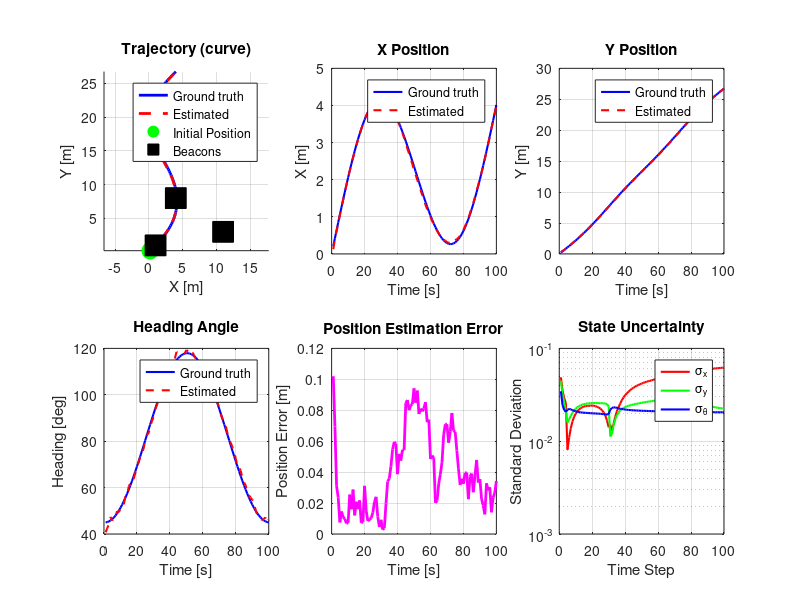

The MATLAB source for this figure:
%% Extended Kalman Filter with Differential Drive Model
% Control input: [Δd, Δβ] where Δd is distance traveled and Δβ is heading change
% Measurement model: Range and bearing to beacons

clear;
close all;
clc;

%% Vehicle and Simulation Parameters
b = 0.5;                    % Track width (wheel separation) [m]
time_step = 0.2;            % Discrete time step [s]
simulation_time = 20;       % Total simulation time [s]
num_steps = simulation_time / time_step;

%% Define Trajectory
% You can change these to create different trajectories
trajectory_type = 'curve';  % Options: 'linear', 'circular', 'curve'

switch trajectory_type
    case 'linear'
        % Linear trajectory
        velocity_profile = 2.0 * ones(1, num_steps);        % Constant 2 m/s
        angular_velocity_profile = 0.0 * ones(1, num_steps); % Zero rotation
    case 'circular'
        % Circular/Arc trajectory
        velocity_profile = 1.0 * ones(1, num_steps); % Constant 1 m/s
        radius = 5; % 5m radius
        angular_velocity_profile = (velocity_profile / radius); % Constant angular velocity
    case 'curve'
        % Curved path with varying angular velocity
        velocity_profile = 1.5 * ones(1, num_steps); % Constant 1.5 m/s
        angular_velocity_profile = 0.2 * sin(2*pi*(0:num_steps-1)/num_steps); % Sinusoidal rotation [rad/s]
end


%% Process Noise (Motion Model Uncertainty)

% For EKF (in odometry space: Δd, Δβ)
process_noise_d = 0.01;      % Distance increment noise [m]
process_noise_beta = 0.02;   % Heading increment noise [rad]
Q = [process_noise_d^2, 0;
     0, process_noise_beta^2];

% Pre-compute standard deviations for efficiency
Q_std = sqrt(diag(Q));

%% Measurement Noise (Sensor Uncertainty)

% Range and bearing measurements to beacons
measurement_noise_range = 0.1;   % Range measurement noise [m]
measurement_noise_bearing = 0.05;  % Bearing measurement noise [rad]

% R matrix: [r1, phi1, r2, phi2, r3, phi3] - 3 beacons, 2 measurements each
R = diag([measurement_noise_range^2, measurement_noise_bearing^2, ...
          measurement_noise_range^2, measurement_noise_bearing^2, ...
          measurement_noise_range^2, measurement_noise_bearing^2]);

% Pre-compute standard deviations for efficiency
R_std = sqrt(diag(R));

%% Beacon Positions
beacons = [
    4  8;   % Beacon 1
    1  1;   % Beacon 2
   11  3    % Beacon 3
];
num_beacons = size(beacons, 1);
num_measurements = 2 * num_beacons;  % Range + bearing per beacon

%% Initial Conditions

% Initial state: start at origin, heading 45 degrees
true_state = [0; 0; pi/4];  % [x, y, theta]

% Initial state prediction (with error for EKF)
estimated_state = true_state + [0.5; 0.5; 0.1];  % Just deviate a little

% Initial state covariance: with uncertainty for the state vector
P = diag([0.5^2, 0.5^2, 0.1^2]);

%% Variables to show results
true_trajectory = zeros(3, num_steps);
estimated_trajectory = zeros(3, num_steps);
variance_history = zeros(3, num_steps);
control_history = zeros(2, num_steps);

%% Main Simulation Loop

for step = 1:num_steps
    % 1. Simulate ground truth robot motion: Differential drive model with
    % linear and angular velocity as control input, [v, ω]

    % Store previous state to compute actual displacement
    prev_state = true_state;

    % Differential drive control inputs: linear velocity (v) and angular velocity (ω)
    v = velocity_profile(step);
    omega = angular_velocity_profile(step);

    % Differential drive dynamics (no noise - perfect execution)
    % Note: v and ω could come from wheel velocities: v = (v_R + v_L)/2, ω = (v_R - v_L)/b

    % Use Euler method for integration (simpler, first-order)
    theta_k = true_state(3);

    % Update true state with Euler integration
    true_state = [
        true_state(1) + time_step * v * cos(theta_k);
        true_state(2) + time_step * v * sin(theta_k);
        theta_k + time_step * omega
    ];

    %% Compute Odometry Measurements [Δd, Δβ] from true motion - Vectorized
    % This is what the EKF actually observes (with noise)
    state_delta = true_state - prev_state;
    actual_control = [norm(state_delta(1:2)); state_delta(3)];

    % Add odometry measurement noise (vectorized)
    noisy_control = actual_control + Q_std .* randn(2, 1);
    control_history(:, step) = noisy_control;

    true_trajectory(:, step) = true_state;

    %% Generate Measurements (Range and Bearing to each beacon) - Vectorized
    % Compute all ranges and bearings at once
    dx_beacons = beacons(:,1) - true_state(1);
    dy_beacons = beacons(:,2) - true_state(2);

    % Range measurements
    true_ranges = sqrt(dx_beacons.^2 + dy_beacons.^2);

    % Bearing measurements (relative to robot heading)
    true_bearings = atan2(dy_beacons, dx_beacons);
    relative_bearings = true_bearings - true_state(3);

    % Range and bearing measurements: [r1, phi1, r2, phi2, r3, phi3]
    true_measurements = zeros(num_measurements, 1);
    true_measurements(1:2:end) = true_ranges;
    true_measurements(2:2:end) = relative_bearings;

    % Add measurement noise (using pre-computed R_std)
    measurements = true_measurements + R_std .* randn(num_measurements, 1);

    % Normalize bearing angles to [-pi, pi]
    measurements(2:2:end) = atan2(sin(measurements(2:2:end)), cos(measurements(2:2:end)));

    %% EKF PREDICTION STEP
    % Control input: u = [Δd, Δβ]
    delta_d_hat = noisy_control(1);
    delta_beta_hat = noisy_control(2);
    theta_k = estimated_state(3);

    % Predicted state using midpoint odometry model
    theta_mid = theta_k + delta_beta_hat / 2;
    predicted_state = [
        estimated_state(1) + delta_d_hat * cos(theta_mid);
        estimated_state(2) + delta_d_hat * sin(theta_mid);
        theta_k + delta_beta_hat
    ];

    % Compute Jacobian of discrete transition function with respect to state
    % f(x,y,θ) = [x + Δd*cos(θ + Δβ/2); y + Δd*sin(θ + Δβ/2); θ + Δβ]
    A = [
        1, 0, -delta_d_hat * sin(theta_mid);
        0, 1,  delta_d_hat * cos(theta_mid);
        0, 0,  1
    ];

    % Compute Jacobian with respect to control input u = [Δd, Δβ]
    % For midpoint model: ∂f/∂[Δd, Δβ]
    W = [
        cos(theta_mid),  -0.5 * delta_d_hat * sin(theta_mid);
        sin(theta_mid),   0.5 * delta_d_hat * cos(theta_mid);
        0,                1
    ];

    % Predict covariance
    P_predicted = A * P * A' + W * Q * W';

    %% EKF UPDATE STEP - Vectorized
    % Compute all predicted measurements at once
    dx_pred = beacons(:,1) - predicted_state(1);
    dy_pred = beacons(:,2) - predicted_state(2);
    dist_sq = dx_pred.^2 + dy_pred.^2;
    ranges_pred = sqrt(dist_sq);

    % Predicted bearings (relative to robot heading)
    predicted_bearings = atan2(dy_pred, dx_pred);
    predicted_relative_bearings = predicted_bearings - predicted_state(3);

    % Interleave predictions: [r1, phi1, r2, phi2, r3, phi3]
    predicted_measurements = zeros(num_measurements, 1);
    predicted_measurements(1:2:end) = ranges_pred;
    predicted_measurements(2:2:end) = predicted_relative_bearings;

    % Normalize bearing predictions to [-pi, pi]
    predicted_measurements(2:2:end) = atan2(sin(predicted_measurements(2:2:end)), ...
                                            cos(predicted_measurements(2:2:end)));

    %% Measurement Jacobian H (6x3 matrix)
    H = zeros(num_measurements, 3);
    for i = 1:num_beacons
        row_range = 2*i - 1;
        row_bearing = 2*i;

        % Range measurement Jacobian
        H(row_range, 1) = -dx_pred(i) / ranges_pred(i);  % ∂r/∂x
        H(row_range, 2) = -dy_pred(i) / ranges_pred(i);  % ∂r/∂y
        H(row_range, 3) = 0;                             % ∂r/∂θ

        % Bearing measurement Jacobian
        H(row_bearing, 1) = dy_pred(i) / dist_sq(i);     % ∂φ/∂x
        H(row_bearing, 2) = -dx_pred(i) / dist_sq(i);    % ∂φ/∂y
        H(row_bearing, 3) = -1;                          % ∂φ/∂θ
    end

    % Innovation (measurement residual) with angle normalization
    innovation = measurements - predicted_measurements;
    % Normalize bearing innovations to [-pi, pi]
    innovation(2:2:end) = atan2(sin(innovation(2:2:end)), cos(innovation(2:2:end)));

    % Innovation covariance
    S = H * P_predicted * H' + R;

    % Kalman gain
    K = P_predicted * H' / S;

    % Update state estimate
    estimated_state = predicted_state + K * innovation;

    % Normalize theta to [-pi, pi]
    estimated_state(3) = atan2(sin(estimated_state(3)), cos(estimated_state(3)));

    % Update covariance
    P = (eye(3) - K * H) * P_predicted;

    %% Store Results
    estimated_trajectory(:, step) = estimated_state;
    variance_history(:, step) = [P(1,1); P(2,2); P(3,3)];
end

%% Compute Estimation Errors
position_error = sqrt(sum((true_trajectory(1:2,:) - estimated_trajectory(1:2,:)).^2, 1));
angle_error = abs(true_trajectory(3,:) - estimated_trajectory(3,:));

%% Visualization
figure('Name', 'EKF with Range+Bearing Measurements', 'Position', [50 50 1400 900]);

% Plot 1: 2D Trajectory with Beacons
subplot(2,3,1);
hold on; grid on; axis equal;
plot(true_trajectory(1,:), true_trajectory(2,:), 'b-', 'LineWidth', 2, 'DisplayName', 'True');
plot(estimated_trajectory(1,:), estimated_trajectory(2,:), 'r--', 'LineWidth', 2, 'DisplayName', 'Estimated');
plot(true_trajectory(1,1), true_trajectory(2,1), 'go', 'MarkerSize', 12, 'MarkerFaceColor', 'g');
plot(beacons(:,1), beacons(:,2), 'ks', 'MarkerSize', 15, 'MarkerFaceColor', 'k', 'DisplayName', 'Beacons');
xlabel('X [m]'); ylabel('Y [m]');
title(sprintf('Trajectory (%s)', trajectory_type));
legend('Ground truth', 'Estimated', 'Initial Position', 'Beacons', 'Location', 'best');

% Plot 2: X Position
subplot(2,3,2);
plot(true_trajectory(1,:), 'b-', 'LineWidth', 1.5); hold on;
plot(estimated_trajectory(1,:), 'r--', 'LineWidth', 1.5);
xlabel('Time [s]'); ylabel('X [m]');
title('X Position'); legend('Ground truth', 'Estimated');
grid on;

% Plot 3: Y Position
subplot(2,3,3);
plot(true_trajectory(2,:), 'b-', 'LineWidth', 1.5); hold on;
plot(estimated_trajectory(2,:), 'r--', 'LineWidth', 1.5);
xlabel('Time [s]'); ylabel('Y [m]');
title('Y Position'); legend('Ground truth', 'Estimated');
grid on;

% Plot 4: Heading Angle
subplot(2,3,4);
plot(rad2deg(true_trajectory(3,:)), 'b-', 'LineWidth', 1.5); hold on;
plot(rad2deg(estimated_trajectory(3,:)), 'r--', 'LineWidth', 1.5);
xlabel('Time [s]'); ylabel('Heading [deg]');
title('Heading Angle'); legend('Ground truth', 'Estimated');
grid on;

% Plot 5: Position Error
subplot(2,3,5);
plot(position_error, 'm-', 'LineWidth', 2);
xlabel('Time [s]'); ylabel('Position Error [m]');
title('Position Estimation Error');
grid on;

% Plot 6: Covariance
subplot(2,3,6);
semilogy(sqrt(variance_history(1,:)), 'r-', 'LineWidth', 1.5); hold on;
semilogy(sqrt(variance_history(2,:)), 'g-', 'LineWidth', 1.5);
semilogy(sqrt(variance_history(3,:)), 'b-', 'LineWidth', 1.5);
xlabel('Time Step'); ylabel('Standard Deviation');
title('State Uncertainty');
legend('\sigma_x', '\sigma_y', '\sigma_\theta');
grid on;

%% Display Statistics
fprintf('\n========== EKF with range+bearing measurements - Results ==========\n');
fprintf('True Dynamics:          Differential Drive [v, ω]\n');
fprintf('EKF Control Input:      Odometry [Δd, Δβ]\n');
fprintf('Measurement Model:      Range + Bearing to %d beacons\n', num_beacons);
fprintf('Trajectory Type:        %s\n', trajectory_type);
fprintf('Track Width (b):        %.2f m\n', b);
fprintf('Time Step:              %.2f s\n', time_step);
fprintf('Simulation Time:        %.2f s\n', simulation_time);
fprintf('Number of Steps:        %d\n', num_steps);
fprintf('\nMeasurement Noise:\n');
fprintf('  Range Std Dev:        %.3f m\n', measurement_noise_range);
fprintf('  Bearing Std Dev:      %.3f rad (%.2f deg)\n', measurement_noise_bearing, rad2deg(measurement_noise_bearing));
fprintf('\nFinal Position Error:   %.3f m\n', position_error(end));
fprintf('Mean Position Error:    %.3f m\n', mean(position_error));
fprintf('Max Position Error:     %.3f m\n', max(position_error));
fprintf('Final Angle Error:      %.3f deg\n', rad2deg(angle_error(end)));
fprintf('\nFinal Std Dev (x):      %.4f m\n', sqrt(variance_history(1,end)));
fprintf('Final Std Dev (y):      %.4f m\n', sqrt(variance_history(2,end)));
fprintf('Final Std Dev (theta):  %.4f rad\n', sqrt(variance_history(3,end)));
fprintf('=================================================================\n\n');
